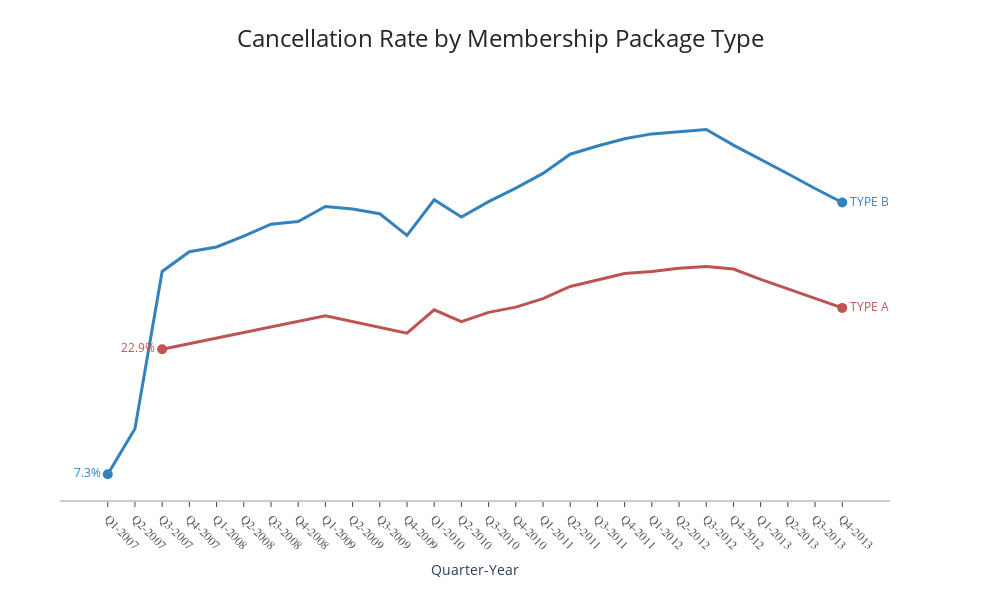

Notebook code cell kept with this figure:
### Code cell
import plotly.graph_objects as go

# Get unique package types
package_types = cancel_by_package_type['MEMBERSHIP_PACKAGE'].unique()

# Create a color palette for the different package types
colors = ['rgb(49,130,189)', 'rgb(189,83,83)', 'rgb(49,189,83)', 'rgb(189,189,49)']

# Create figure
fig = go.Figure()

# Find the min and max values to help with scaling
min_values = []
max_values = []
for package in package_types:
    package_data = cancel_by_package_type[cancel_by_package_type['MEMBERSHIP_PACKAGE'] == package]
    min_values.append(package_data['rolling_cancellation_rate'].min() * 100)
    max_values.append(package_data['rolling_cancellation_rate'].max() * 100)
    
overall_min = min(min_values)
overall_max = max(max_values)

# Add traces for each package type
for i, package in enumerate(package_types):
    # Filter data for this package type
    package_data = cancel_by_package_type[cancel_by_package_type['MEMBERSHIP_PACKAGE'] == package]
    
    # Sort by year and quarter to ensure correct order
    package_data = package_data.sort_values(by=['year', 'quarter'])
    
    # Get the start and end values for annotations
    start_x = package_data['quarter_year'].iloc[0]
    end_x = package_data['quarter_year'].iloc[-1]
    
    # Apply the appropriate scaling for different package types
    if package == 'TYPE-A':
        y_values = package_data['rolling_cancellation_rate'] * 100 / 1.25
        start_y = y_values.iloc[0]
        end_y = y_values.iloc[-1]
    elif package == 'TYPE-B':
        # Adjust TYPE-B to ensure it's properly visible (adjust scaling factor as needed)
        y_values = package_data['rolling_cancellation_rate'] * 100 * 1.2  # Scale up by 20%
        start_y = y_values.iloc[0]
        end_y = y_values.iloc[-1]
    else:
        y_values = package_data['rolling_cancellation_rate'] * 100
        start_y = y_values.iloc[0]
        end_y = y_values.iloc[-1]
    
    # Add line trace
    fig.add_trace(go.Scatter(
        x=package_data['quarter_year'],
        y=y_values,  # Use adjusted values
        mode='lines',
        name=package,
        line=dict(color=colors[i % len(colors)], width=3),
        connectgaps=True,
        showlegend=False  # Hide from legend as we'll add text labels
    ))
    
    # Fix display name for labels
    display_name = package.replace('-', ' ')  # Fix TYPE-B display if needed
    
    # Add endpoints with text labels
    # Left endpoint has percentage only, right endpoint has name and percentage
    # Changed textposition from "bottom right" to "middle right" to move it more to the left
    fig.add_trace(go.Scatter(
        x=[start_x, end_x],
        y=[start_y, end_y],
        mode='markers+text',
        marker=dict(color=colors[i % len(colors)], size=10),
        text=[f"{start_y:.1f}%", f"{display_name}: {end_y:.1f}%"],  # Put the display name at the right end
        textposition=["middle left", "middle right"],  # Changed from "bottom right" to "middle right"
        textfont=dict(color=colors[i % len(colors)]),
        showlegend=False
    ))

# Update layout
fig.update_layout(
    title={
        'text': 'Cancellation Rate by Membership Package Type',
        'y': 0.95,
        'x': 0.5,
        'xanchor': 'center',
        'yanchor': 'top',
        'font': dict(size=24, color='rgb(37,37,37)')
    },
    xaxis=dict(
        title='Quarter-Year',
        showline=True,
        showgrid=False,
        showticklabels=True,
        linecolor='rgb(204, 204, 204)',
        linewidth=2,
        ticks='outside',
        tickangle=45,
        tickfont=dict(
            family='Arial',
            size=12,
            color='rgb(82, 82, 82)',
        ),
        type='category'
    ),
    yaxis=dict(
        showgrid=False,
        zeroline=False,
        showline=False,
        showticklabels=False,  # Hide tick labels
        title=None  # Remove title
    ),
    autosize=False,
    width=1000,  # Larger width
    height=600,  # Larger height
    margin=dict(
        autoexpand=False,
        l=60,
        r=110,  # Increased right margin to accommodate the labels
        t=110,
        b=100
    ),
    showlegend=False,  # Disable legend as we're using direct labeling
    plot_bgcolor='white'
)

# Show the plot
fig.show()

### Figure 1 — Plotly figure (JSON) as saved in the notebook; plotly's stock layout.template omitted (floating-point values rounded to 4 significant figures)
{"data": [{"connectgaps": true, "line": {"color": "rgb(49,130,189)", "width": 3}, "mode": "lines", "name": "TYPE-B", "showlegend": false, "type": "scatter", "x": ["Q1-2007", "Q2-2007", "Q3-2007", "Q4-2007", "Q1-2008", "Q2-2008", "Q3-2008", "Q4-2008", "Q1-2009", "Q2-2009", "Q3-2009", "Q4-2009", "Q1-2010", "Q2-2010", "Q3-2010", "Q4-2010", "Q1-2011", "Q2-2011", "Q3-2011", "Q4-2011", "Q1-2012", "Q2-2012", "Q3-2012", "Q4-2012", "Q1-2013", "Q2-2013", "Q3-2013", "Q4-2013"], "y": [7.273, 12.95, 32.64, 35.09, 35.69, 37.06, 38.54, 38.88, 40.76, 40.45, 39.85, 37.15, 41.6, 39.43, 41.36, 43.05, 44.9, 47.29, 48.32, 49.22, 49.84, 50.13, 50.38, 48.42, 46.68, 44.85, 43.0, 41.25]}, {"marker": {"color": "rgb(49,130,189)", "size": 10}, "mode": "markers+text", "showlegend": false, "text": ["7.3%", "TYPE B: 41.3%"], "textfont": {"color": "rgb(49,130,189)"}, "textposition": ["middle left", "middle right"], "type": "scatter", "x": ["Q1-2007", "Q4-2013"], "y": [7.273, 41.25]}, {"connectgaps": true, "line": {"color": "rgb(189,83,83)", "width": 3}, "mode": "lines", "name": "TYPE-A", "showlegend": false, "type": "scatter", "x": ["Q3-2007", "Q1-2009", "Q4-2009", "Q1-2010", "Q2-2010", "Q3-2010", "Q4-2010", "Q1-2011", "Q2-2011", "Q3-2011", "Q4-2011", "Q1-2012", "Q2-2012", "Q3-2012", "Q4-2012", "Q1-2013", "Q2-2013", "Q3-2013", "Q4-2013"], "y": [22.91, 27.09, 24.91, 27.83, 26.35, 27.52, 28.17, 29.23, 30.75, 31.6, 32.37, 32.63, 33.02, 33.26, 32.94, 31.65, 30.49, 29.29, 28.08]}, {"marker": {"color": "rgb(189,83,83)", "size": 10}, "mode": "markers+text", "showlegend": false, "text": ["22.9%", "TYPE A: 28.1%"], "textfont": {"color": "rgb(189,83,83)"}, "textposition": ["middle left", "middle right"], "type": "scatter", "x": ["Q3-2007", "Q4-2013"], "y": [22.91, 28.08]}], "layout": {"autosize": false, "height": 600, "margin": {"autoexpand": false, "b": 100, "l": 60, "r": 110, "t": 110}, "plot_bgcolor": "white", "showlegend": false, "title": {"font": {"color": "rgb(37,37,37)", "size": 24}, "text": "Cancellation Rate by Membership Package Type", "x": 0.5, "xanchor": "center", "y": 0.95, "yanchor": "top"}, "width": 1000, "xaxis": {"linecolor": "rgb(204, 204, 204)", "linewidth": 2, "showgrid": false, "showline": true, "showticklabels": true, "tickangle": 45, "tickfont": {"color": "rgb(82, 82, 82)", "family": "Arial", "size": 12}, "ticks": "outside", "title": {"text": "Quarter-Year"}, "type": "category"}, "yaxis": {"showgrid": false, "showline": false, "showticklabels": false, "title": {}, "zeroline": false}}}
